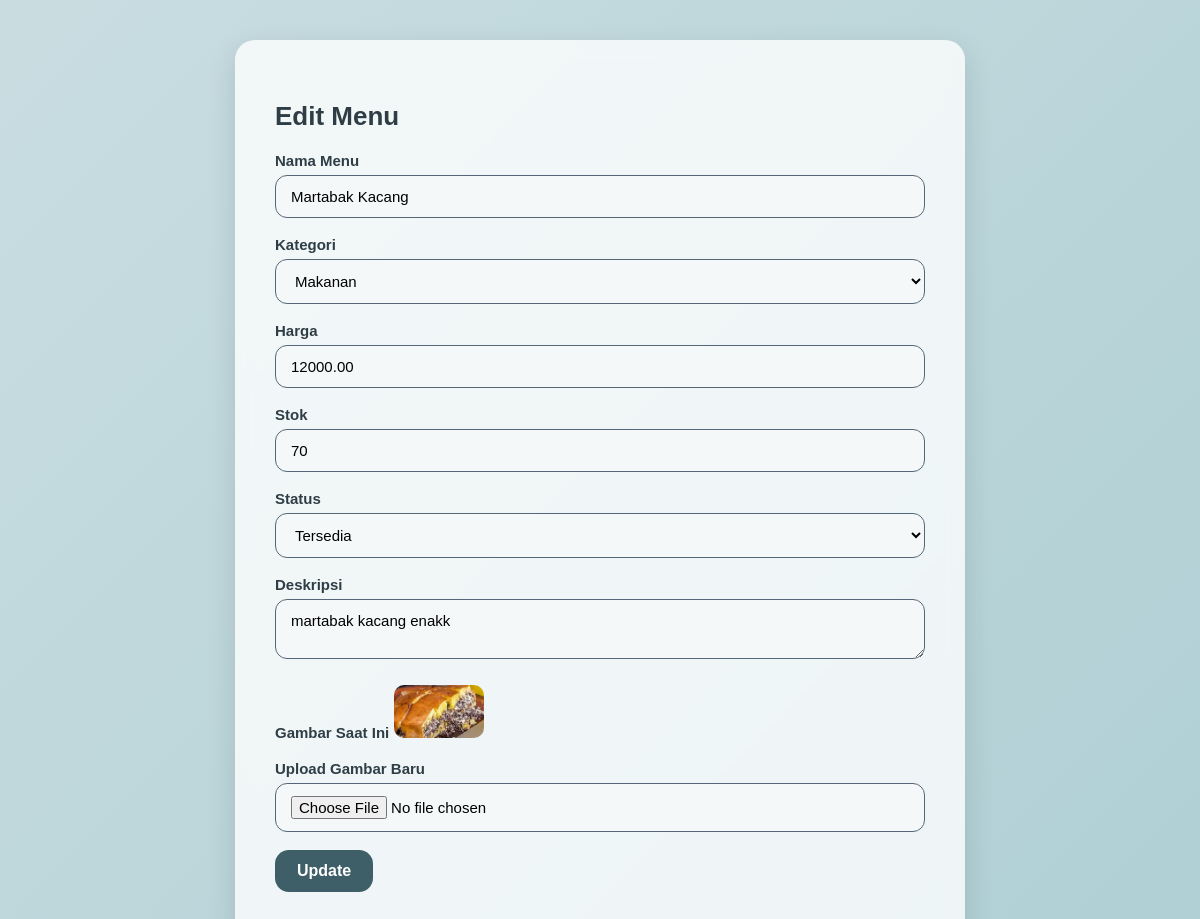
/?page=menu&action=edit&id=10 (signed in), run on the app's committed database.
### tables this page shows
CREATE TABLE `menu` (
  `id_menu` int(11) NOT NULL,
  `nama_menu` varchar(100) NOT NULL,
  `kategori` enum('Makanan','Minuman') NOT NULL,
  `harga` decimal(10,2) NOT NULL,
  `stok` int(55) NOT NULL,
  `status` enum('Tersedia','Tidak Tersedia') NOT NULL,
  `deskripsi` text NOT NULL,
  `gambar` varchar(255) NOT NULL
);

### app/controllers/MenuController.php (called while the page is built, shortened)
<?php
require_once __DIR__ . '/../models/Menu.php';
class MenuController {
    public function edit() {
        $menuModel = new Menu();
        $id = $_GET['id'] ?? 0;
        $menu = $menuModel->getById($id);
        require __DIR__ . '/../views/menu/edit.php';
    }
}

### config/database.php (called while the page is built, shortened)
<?php
class Database {
    private static $host = 'localhost';
    private static $user = 'root';
    private static $pass = '';
    private static $db   = 'agam_kasir';
    private static $conn = null;
    public static function getConnection() {
        if (self::$conn === null) {
            self::$conn = new mysqli(
                self::$host,
                self::$user,
                self::$pass,
                self::$db
            );
        }
        return self::$conn;
    }
}
?>

### app/models/Menu.php (called while the page is built, shortened)
<?php
require_once __DIR__ . '/../../config/database.php';
class Menu {
    private $db;
    public function __construct() {
        $this->db = (new Database())->getConnection();
    }
    public function getById($id) {
        $stmt = $this->db->prepare("SELECT * FROM menu WHERE id_menu = ?");
        $stmt->bind_param("i", $id);
        $stmt->execute();
        return $stmt->get_result()->fetch_assoc();
    }
}

### app/views/menu/edit.php (the view, shortened to what this page needs)
<div class="card">
  <h3>Edit Menu</h3>
  <form method="post" enctype="multipart/form-data" action="?page=menu&action=edit&id=<?= $menu['id_menu'] ?>">
    <label>Nama Menu</label>
    <input type="text" name="nama_menu" value="<?= htmlspecialchars($menu['nama_menu']) ?>" required>
    <label>Kategori</label>
    <select name="kategori">
      <option value="Makanan" <?= $menu['kategori']=='Makanan'?'selected':'' ?>>Makanan</option>
    </select>
    <label>Harga</label>
    <input type="number" name="harga" value="<?= $menu['harga'] ?>" required>
    <label>Stok</label>
    <input type="number" name="stok" value="<?= $menu['stok'] ?>" required>
    <label>Status</label>
    <select name="status">
      <option value="Tersedia" <?= $menu['status']=='Tersedia'?'selected':'' ?>>Tersedia</option>
    </select>
    <label>Deskripsi</label>
    <textarea name="deskripsi" rows="2"><?= htmlspecialchars($menu['deskripsi']) ?></textarea>
    <label>Gambar Saat Ini</label>
    <?php if ($menu['gambar']): ?>
      <img src="/uploads/<?= $menu['gambar'] ?>" width="90"><br><br>
    <?php endif; ?>
    <label>Upload Gambar Baru</label>
    <input type="file" name="gambar">
    <button class="btn" type="submit">Update</button>
  </form>
</div>

### app/views/menu/edit.php (style rules this page uses)
.card { background: rgba(255, 255, 255, 0.78); backdrop-filter: blur(8px); border-radius: 20px; padding: 35px 40px; max-width: 650px; margin: 40px auto; box-shadow: 0 10px 30px rgba(0,0,0,0.12); }
h3 { font-size: 26px; margin-bottom: 20px; color: #2f3e46; font-weight: 700; text-align: left; }
label { font-size: 15px; font-weight: 600; color: #2f3e46; }
input, select, textarea { width: 100%; padding: 12px 15px; margin-top: 6px; margin-bottom: 18px; border-radius: 12px; border: 1px solid #567; background: #f5f8f9; font-size: 15px; outline: none; transition: 0.25s ease; font-family: "Poppins", sans-serif; }
img { margin-top: 8px; border-radius: 10px; }
.btn { background: #3E5E68; color: #fff; padding: 12px 22px; border: none; border-radius: 14px; cursor: pointer; font-size: 16px; font-weight: 600; transition: 0.25s ease; }

### data on the page
menu: nama_menu "Martabak Kacang", kategori "Makanan", harga "12000.00", stok "70", status "Tersedia", deskripsi "martabak kacang enakk", gambar (picture)
